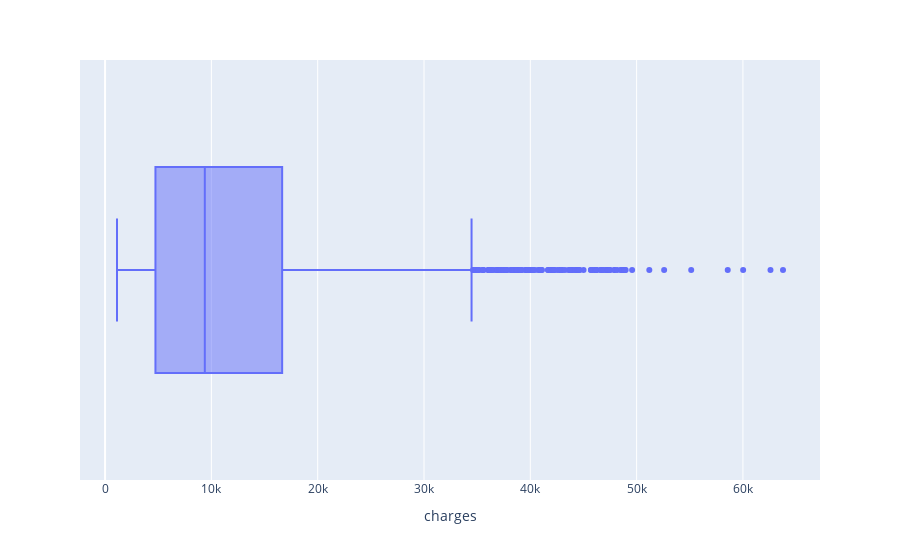

Here is the notebook cell this chart was saved with:
### Code cell
px.box(data_frame=df,x="charges")

### Figure 1 — Plotly figure (JSON) as saved in the notebook; plotly's stock layout.template omitted (floating-point values rounded to 4 significant figures; data arrays with more than 128 entries replaced by an {"elided": "..."} marker saying what was removed)
{"data": [{"alignmentgroup": "True", "hovertemplate": "charges=%{x}<extra></extra>", "legendgroup": "", "marker": {"color": "#636efa"}, "name": "", "notched": false, "offsetgroup": "", "orientation": "h", "showlegend": false, "type": "box", "x": {"elided": "1338 float values"}, "x0": " ", "xaxis": "x", "y0": " ", "yaxis": "y"}], "layout": {"boxmode": "group", "legend": {"tracegroupgap": 0}, "margin": {"t": 60}, "xaxis": {"anchor": "y", "domain": [0, 1], "title": {"text": "charges"}}, "yaxis": {"anchor": "x", "domain": [0, 1]}}}
